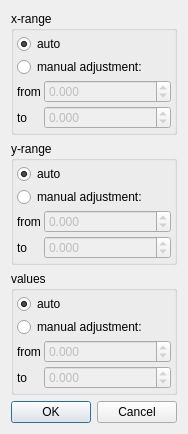
<?xml version="1.0" encoding="UTF-8"?>
<ui version="4.0">
 <class>Dialog2DScale</class>
 <widget class="QDialog" name="Dialog2DScale">
  <property name="geometry">
   <rect>
    <x>0</x>
    <y>0</y>
    <width>174</width>
    <height>386</height>
   </rect>
  </property>
  <property name="sizePolicy">
   <sizepolicy hsizetype="MinimumExpanding" vsizetype="MinimumExpanding">
    <horstretch>0</horstretch>
    <verstretch>0</verstretch>
   </sizepolicy>
  </property>
  <property name="minimumSize">
   <size>
    <width>0</width>
    <height>0</height>
   </size>
  </property>
  <property name="windowTitle">
   <string>Interval Settings</string>
  </property>
  <layout class="QVBoxLayout" name="verticalLayout_4">
   <item>
    <widget class="QGroupBox" name="groupX">
     <property name="enabled">
      <bool>true</bool>
     </property>
     <property name="title">
      <string>x-range</string>
     </property>
     <layout class="QVBoxLayout" name="verticalLayout">
      <property name="spacing">
       <number>3</number>
      </property>
      <property name="margin">
       <number>3</number>
      </property>
      <item>
       <widget class="QRadioButton" name="radioAutoCalcX">
        <property name="text">
         <string>auto</string>
        </property>
        <property name="checked">
         <bool>true</bool>
        </property>
       </widget>
      </item>
      <item>
       <widget class="QRadioButton" name="radioManualX">
        <property name="text">
         <string>manual adjustment:</string>
        </property>
        <property name="checked">
         <bool>false</bool>
        </property>
       </widget>
      </item>
      <item>
       <layout class="QGridLayout" name="gridLayout">
        <item row="0" column="0">
         <widget class="QLabel" name="label">
          <property name="text">
           <string>from</string>
          </property>
          <property name="buddy">
           <cstring>doubleSpinMinX</cstring>
          </property>
         </widget>
        </item>
        <item row="0" column="1">
         <widget class="QDoubleSpinBox" name="doubleSpinMinX">
          <property name="enabled">
           <bool>false</bool>
          </property>
          <property name="sizePolicy">
           <sizepolicy hsizetype="MinimumExpanding" vsizetype="Fixed">
            <horstretch>0</horstretch>
            <verstretch>0</verstretch>
           </sizepolicy>
          </property>
          <property name="decimals">
           <number>3</number>
          </property>
          <property name="minimum">
           <double>-999999999.000000000000000</double>
          </property>
          <property name="maximum">
           <double>999999999.000000000000000</double>
          </property>
         </widget>
        </item>
        <item row="1" column="0">
         <widget class="QLabel" name="label_2">
          <property name="text">
           <string>to</string>
          </property>
          <property name="buddy">
           <cstring>doubleSpinMaxX</cstring>
          </property>
         </widget>
        </item>
        <item row="1" column="1">
         <widget class="QDoubleSpinBox" name="doubleSpinMaxX">
          <property name="enabled">
           <bool>false</bool>
          </property>
          <property name="decimals">
           <number>3</number>
          </property>
          <property name="minimum">
           <double>-999999999.000000000000000</double>
          </property>
          <property name="maximum">
           <double>999999999.000000000000000</double>
          </property>
         </widget>
        </item>
       </layout>
      </item>
     </layout>
    </widget>
   </item>
   <item>
    <widget class="QGroupBox" name="groupY">
     <property name="enabled">
      <bool>true</bool>
     </property>
     <property name="title">
      <string>y-range</string>
     </property>
     <layout class="QVBoxLayout" name="verticalLayout_2">
      <property name="spacing">
       <number>3</number>
      </property>
      <property name="margin">
       <number>3</number>
      </property>
      <item>
       <widget class="QRadioButton" name="radioAutoCalcY">
        <property name="text">
         <string>auto</string>
        </property>
        <property name="checked">
         <bool>true</bool>
        </property>
       </widget>
      </item>
      <item>
       <widget class="QRadioButton" name="radioManualY">
        <property name="text">
         <string>manual adjustment:</string>
        </property>
        <property name="checked">
         <bool>false</bool>
        </property>
       </widget>
      </item>
      <item>
       <layout class="QGridLayout" name="gridLayout_2">
        <item row="0" column="0">
         <widget class="QLabel" name="label_3">
          <property name="text">
           <string>from</string>
          </property>
          <property name="buddy">
           <cstring>doubleSpinMinY</cstring>
          </property>
         </widget>
        </item>
        <item row="0" column="1">
         <widget class="QDoubleSpinBox" name="doubleSpinMinY">
          <property name="enabled">
           <bool>false</bool>
          </property>
          <property name="sizePolicy">
           <sizepolicy hsizetype="MinimumExpanding" vsizetype="Fixed">
            <horstretch>0</horstretch>
            <verstretch>0</verstretch>
           </sizepolicy>
          </property>
          <property name="decimals">
           <number>3</number>
          </property>
          <property name="minimum">
           <double>-999999999.000000000000000</double>
          </property>
          <property name="maximum">
           <double>999999999.000000000000000</double>
          </property>
         </widget>
        </item>
        <item row="1" column="0">
         <widget class="QLabel" name="label_4">
          <property name="text">
           <string>to</string>
          </property>
          <property name="buddy">
           <cstring>doubleSpinMaxY</cstring>
          </property>
         </widget>
        </item>
        <item row="1" column="1">
         <widget class="QDoubleSpinBox" name="doubleSpinMaxY">
          <property name="enabled">
           <bool>false</bool>
          </property>
          <property name="decimals">
           <number>3</number>
          </property>
          <property name="minimum">
           <double>-999999999.000000000000000</double>
          </property>
          <property name="maximum">
           <double>999999999.000000000000000</double>
          </property>
         </widget>
        </item>
       </layout>
      </item>
     </layout>
    </widget>
   </item>
   <item>
    <widget class="QGroupBox" name="groupValue">
     <property name="enabled">
      <bool>true</bool>
     </property>
     <property name="title">
      <string>values</string>
     </property>
     <layout class="QVBoxLayout" name="verticalLayout_3">
      <property name="spacing">
       <number>3</number>
      </property>
      <property name="margin">
       <number>3</number>
      </property>
      <item>
       <widget class="QRadioButton" name="radioAutoCalcValue">
        <property name="text">
         <string>auto</string>
        </property>
        <property name="checked">
         <bool>true</bool>
        </property>
       </widget>
      </item>
      <item>
       <widget class="QRadioButton" name="radioManualValue">
        <property name="text">
         <string>manual adjustment:</string>
        </property>
        <property name="checked">
         <bool>false</bool>
        </property>
       </widget>
      </item>
      <item>
       <layout class="QGridLayout" name="gridLayout_3">
        <item row="0" column="0">
         <widget class="QLabel" name="label_5">
          <property name="text">
           <string>from</string>
          </property>
          <property name="buddy">
           <cstring>doubleSpinMinY</cstring>
          </property>
         </widget>
        </item>
        <item row="0" column="1">
         <widget class="QDoubleSpinBox" name="doubleSpinMinValue">
          <property name="enabled">
           <bool>false</bool>
          </property>
          <property name="sizePolicy">
           <sizepolicy hsizetype="MinimumExpanding" vsizetype="Fixed">
            <horstretch>0</horstretch>
            <verstretch>0</verstretch>
           </sizepolicy>
          </property>
          <property name="decimals">
           <number>3</number>
          </property>
          <property name="minimum">
           <double>-999999999.000000000000000</double>
          </property>
          <property name="maximum">
           <double>999999999.000000000000000</double>
          </property>
         </widget>
        </item>
        <item row="1" column="0">
         <widget class="QLabel" name="label_6">
          <property name="text">
           <string>to</string>
          </property>
          <property name="buddy">
           <cstring>doubleSpinMaxY</cstring>
          </property>
         </widget>
        </item>
        <item row="1" column="1">
         <widget class="QDoubleSpinBox" name="doubleSpinMaxValue">
          <property name="enabled">
           <bool>false</bool>
          </property>
          <property name="decimals">
           <number>3</number>
          </property>
          <property name="minimum">
           <double>-999999999.000000000000000</double>
          </property>
          <property name="maximum">
           <double>999999999.000000000000000</double>
          </property>
         </widget>
        </item>
       </layout>
      </item>
     </layout>
    </widget>
   </item>
   <item>
    <widget class="QDialogButtonBox" name="buttonBox">
     <property name="orientation">
      <enum>Qt::Horizontal</enum>
     </property>
     <property name="standardButtons">
      <set>QDialogButtonBox::Cancel|QDialogButtonBox::Ok</set>
     </property>
    </widget>
   </item>
  </layout>
 </widget>
 <tabstops>
  <tabstop>radioAutoCalcX</tabstop>
  <tabstop>radioManualX</tabstop>
  <tabstop>doubleSpinMinX</tabstop>
  <tabstop>doubleSpinMaxX</tabstop>
  <tabstop>radioAutoCalcY</tabstop>
  <tabstop>radioManualY</tabstop>
  <tabstop>doubleSpinMinY</tabstop>
  <tabstop>doubleSpinMaxY</tabstop>
  <tabstop>buttonBox</tabstop>
 </tabstops>
 <resources/>
 <connections>
  <connection>
   <sender>buttonBox</sender>
   <signal>accepted()</signal>
   <receiver>Dialog2DScale</receiver>
   <slot>accept()</slot>
   <hints>
    <hint type="sourcelabel">
     <x>184</x>
     <y>376</y>
    </hint>
    <hint type="destinationlabel">
     <x>157</x>
     <y>274</y>
    </hint>
   </hints>
  </connection>
  <connection>
   <sender>buttonBox</sender>
   <signal>rejected()</signal>
   <receiver>Dialog2DScale</receiver>
   <slot>reject()</slot>
   <hints>
    <hint type="sourcelabel">
     <x>184</x>
     <y>376</y>
    </hint>
    <hint type="destinationlabel">
     <x>184</x>
     <y>274</y>
    </hint>
   </hints>
  </connection>
  <connection>
   <sender>radioAutoCalcX</sender>
   <signal>toggled(bool)</signal>
   <receiver>doubleSpinMinX</receiver>
   <slot>setDisabled(bool)</slot>
   <hints>
    <hint type="sourcelabel">
     <x>40</x>
     <y>36</y>
    </hint>
    <hint type="destinationlabel">
     <x>50</x>
     <y>80</y>
    </hint>
   </hints>
  </connection>
  <connection>
   <sender>radioAutoCalcY</sender>
   <signal>toggled(bool)</signal>
   <receiver>doubleSpinMinY</receiver>
   <slot>setDisabled(bool)</slot>
   <hints>
    <hint type="sourcelabel">
     <x>43</x>
     <y>151</y>
    </hint>
    <hint type="destinationlabel">
     <x>63</x>
     <y>188</y>
    </hint>
   </hints>
  </connection>
  <connection>
   <sender>radioAutoCalcY</sender>
   <signal>toggled(bool)</signal>
   <receiver>doubleSpinMaxY</receiver>
   <slot>setDisabled(bool)</slot>
   <hints>
    <hint type="sourcelabel">
     <x>106</x>
     <y>151</y>
    </hint>
    <hint type="destinationlabel">
     <x>102</x>
     <y>218</y>
    </hint>
   </hints>
  </connection>
  <connection>
   <sender>radioAutoCalcX</sender>
   <signal>toggled(bool)</signal>
   <receiver>doubleSpinMaxX</receiver>
   <slot>setDisabled(bool)</slot>
   <hints>
    <hint type="sourcelabel">
     <x>123</x>
     <y>40</y>
    </hint>
    <hint type="destinationlabel">
     <x>128</x>
     <y>108</y>
    </hint>
   </hints>
  </connection>
  <connection>
   <sender>radioAutoCalcValue</sender>
   <signal>toggled(bool)</signal>
   <receiver>doubleSpinMinValue</receiver>
   <slot>setDisabled(bool)</slot>
   <hints>
    <hint type="sourcelabel">
     <x>78</x>
     <y>266</y>
    </hint>
    <hint type="destinationlabel">
     <x>72</x>
     <y>303</y>
    </hint>
   </hints>
  </connection>
  <connection>
   <sender>radioAutoCalcValue</sender>
   <signal>toggled(bool)</signal>
   <receiver>doubleSpinMaxValue</receiver>
   <slot>setDisabled(bool)</slot>
   <hints>
    <hint type="sourcelabel">
     <x>159</x>
     <y>266</y>
    </hint>
    <hint type="destinationlabel">
     <x>141</x>
     <y>339</y>
    </hint>
   </hints>
  </connection>
 </connections>
</ui>
